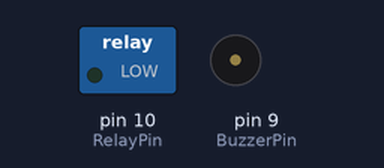
Simulated run of this sketch. Board: Arduino Uno, built with avr-gcc and run on an emulated ATmega328P. On the bench: switched loads named in the sketch (green lamp = pin HIGH), buzzer (waves = sounding).

Above: at 5.0 s.
At 10.2 s:
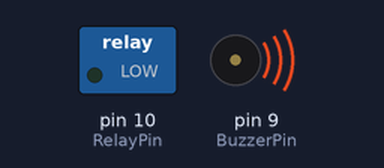
Timing chart, 0 to 18.9 s (numbered marks = the images above):
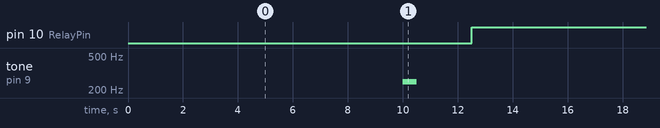

The sketch:

Practica5_3.ino
```cpp
/*
   Fundacion Kinal
   Centro educativo tecnico laboral kinal
   Quinto perito
   Quinto electronica
   Codigo Tecnico: EB5AV
   Curso: Taller de electronica digital y reparacion de computadoras I
   Proyecto: Practica 4, Tercera parte
   Dev: Manfredo Guillermo Vásquez Gómez
   carnet: 2023168
   Fecha: 16 de mayo
*/

const int A = 2;
const int B = 3;
const int C = 4;
const int D = 5;
const int E = 6;
const int F = 7;
const int G = 8;
const int Pin = 7;
const int Segmentos[] = {A, B, C, D, E, F, G};

// Definiciones de pines para el buzzer y relé
const int BuzzerPin = 9; // Pin para el buzzer
const int RelayPin = 10;  // Pin para el relé

// Definición del arreglo para los números del 0 al 9
const int num[10][7] = {
{1,1,1,1,1,1,0},
{0,1,1,0,0,0,0},
{1,1,0,1,1,0,1},
{1,1,1,1,0,0,1},
{0,1,1,0,0,1,1},
{1,0,1,1,0,1,1},
{0,0,1,1,1,1,1},
{1,1,1,0,0,0,0},
{1,1,1,1,1,1,1},
{1,1,1,0,0,1,1},


};

void setup() {
  pinMode(BuzzerPin, OUTPUT);
  pinMode(RelayPin, OUTPUT);
}

void loop() {
  for (int i = 9; i >= 0; i--) {
    displayNumber(i);
    delay(1000);
  }

  tone(BuzzerPin, 250);
  delay(500);
  noTone(BuzzerPin);


  digitalWrite(RelayPin, LOW);
  delay(2000);
  digitalWrite(RelayPin, HIGH);
  delay(2000);
}

void displayNumber(int number) {
  for (int i = 0; i < 7; i++) {
    digitalWrite(Segmentos[i], num[number][i]);
  }
}
```

Measured:
- by itself, pin 10 (RelayPin): alternates HIGH for 12.5 s and LOW for 2.0 s
- by itself, tone on pin 9 (BuzzerPin): alternates 250 Hz for 0.50 s and silent for 14.0 s
